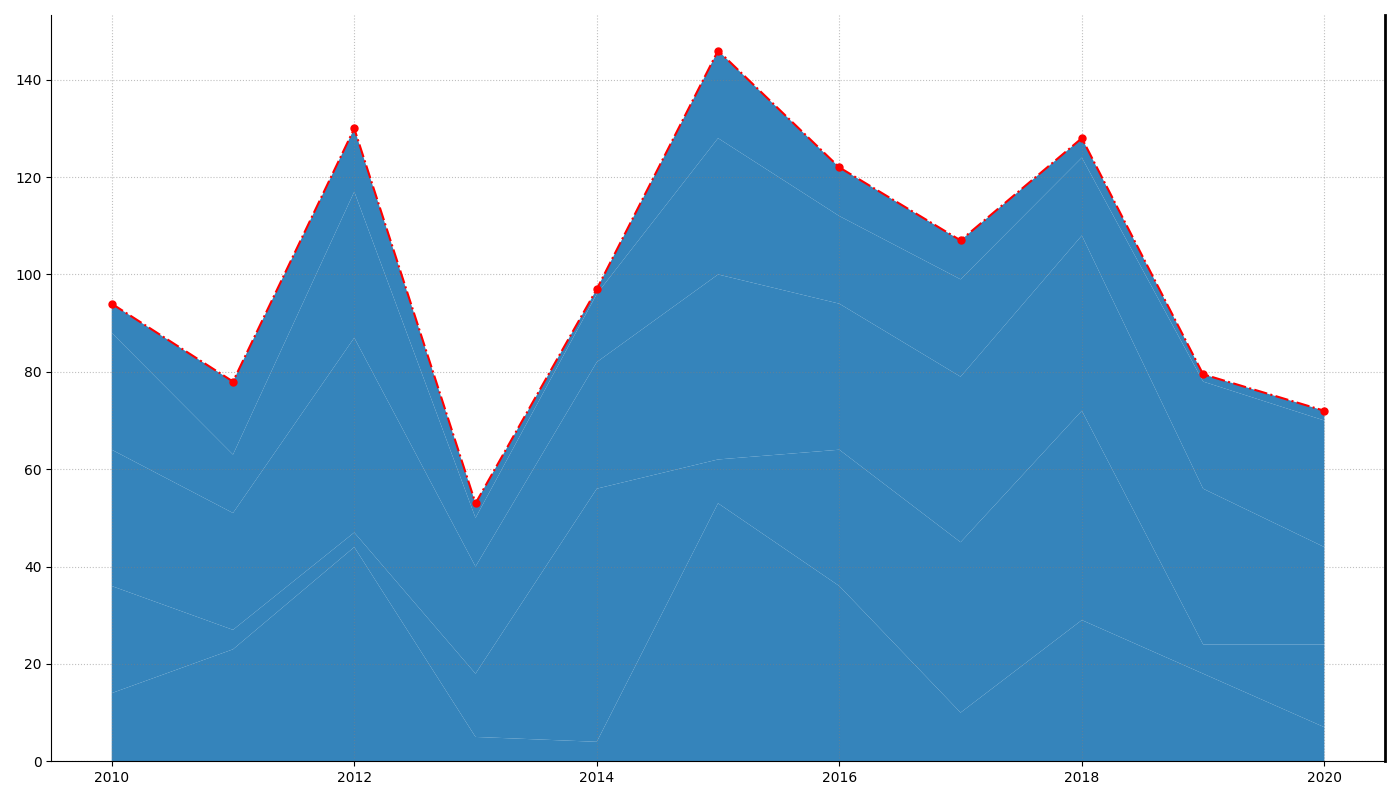

Python code for this plot:
import matplotlib.pyplot as plt
import numpy as np

years = np.arange(2010, 2021)
solar_energy = [14, 23, 44, 5, 4, 53, 36, 10, 29, 18, 7]
wind_energy = [22, 4, 3, 13, 52, 9, 28, 35, 43, 6, 17]
hydro_energy = [28, 24, 40, 22, 26, 38, 30, 34, 36, 32, 20]
biomass_energy = [24, 12, 30, 10, 14, 28, 18, 20, 16, 22, 26]
geothermal_energy = [6, 15, 13, 3, 1, 18, 10, 8, 4, 1.5, 2]
energy_consumption = np.vstack([solar_energy, wind_energy, hydro_energy, biomass_energy, geothermal_energy])

fig, ax = plt.subplots(figsize=(14, 8))

ax.stackplot(years, energy_consumption, colors=['#1f77b4'], alpha=0.9)

ax.set_xticks(np.arange(2010, 2021, 2))

total_energy_consumption = np.sum(energy_consumption, axis=0)
ax.plot(years, total_energy_consumption, color='red', linestyle='-.', linewidth=1.5, marker='o', markersize=5)

ax.grid(True, linestyle=':', color='gray', alpha=0.5)
ax.spines['top'].set_visible(False)
ax.spines['right'].set_linewidth(2)

plt.tight_layout()
plt.show()
